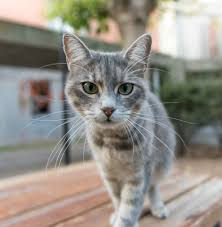
#> input picture Practicas/Practica 2 Transformación de la Imagen/res/gato.jpg, 222 x 227 px
$ jupyter execute 'Practica Transformaciones Básicas de la Imagen 30-05-19.ipynb'   (shell and % lines are left out)   (older library calls are emulated)
#> lines starting #> are read from the running program, lines starting #| are printed output that depends on the picture
# Practica 2. Transformaciones básicas de la imagen y manipulación del Histograma.

El objetivo de esta práctica es entender y aplicar los conceptos de modificación del histograma, su manipulación y las transformaciones básicas de una imagen y entre imágenes.

## Información Importante:

Recuerde que para poder utilizar el repositorio de imágenes dado, debe descargarlo junto a este Notebook.

<br>La carpeta en la cual se encuentran las imágenes se llama "res", si desea cargar una imagen que está contenida en la carpeta, utilice el siguiente comando "res/nombredeimagen.(jpg,tiff,gif,png)" tal como se presenta en el ejemplo a continuación:</br>

[cell 1]
#Importar librerías


import cv2
from matplotlib import pyplot as plt
import numpy as np

[cell 2]
#Imagen importada de la carpeta res, que se encuentra en la MISMA carpeta que el notebook
img = cv2.imread('res/gato.jpg', cv2.IMREAD_COLOR)
#> img is the input picture: shape (227, 222, 3); mean B, G, R 135.7, 144, 148.7
img = cv2.cvtColor(img, cv2.COLOR_BGR2RGB)
plt.imshow(img)

Ahora, obtengamos el histograma de ésta imagen en el espacio de color RGB y, adicionalmente, los histogramas de cada uno de sus tres canales. Nótese que este procedimiento es análogo para cualquier espacio de color cualesquiera sean sus canales.

[cell 3]
#Se realiza el arreglo de 1x2 para mostrar imagen e imagen modificada vs histogramas
fig, arreglo_plots = plt.subplots(1,2, figsize=(10,5))
colors = ('r','g','b')

#Se dan títulos y se muestra el histograma
arreglo_plots[0].set_title('Imagen original')
arreglo_plots[0].imshow(img, cmap="gray")
arreglo_plots[1].set_title('Histograma original')
for i,col in enumerate(colors):
    img_array_i = img[:,:,i].ravel()
    arreglo_plots[1].hist(img_array_i,histtype='step', bins=255,
                            range=(0.0, 255.0),normed=True, color=colors[i])
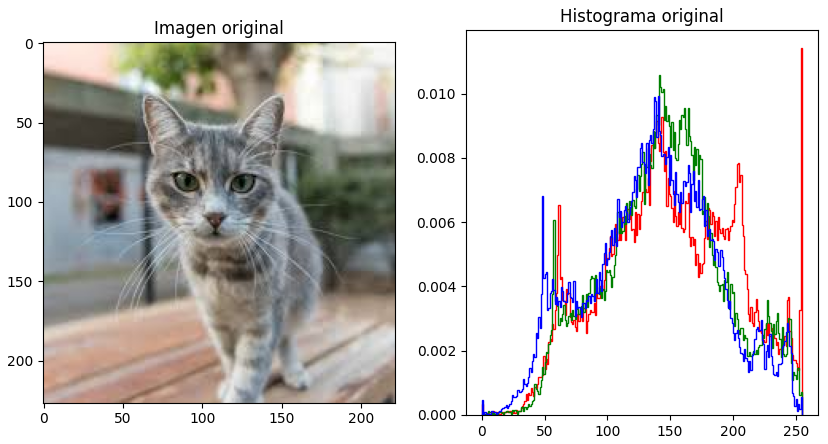
#> figure drawn by matplotlib, 2 panels

[cell 4]
#Descomposición en varios canales del espacio de color RGB y sus respectivos histogramas
img_R = img[:,:,0]
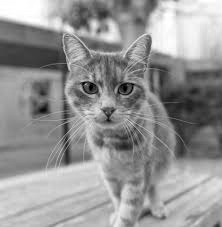
#> img_R: shape (227, 222); min 0, max 255, mean 148.7
img_G = img[:,:,1]
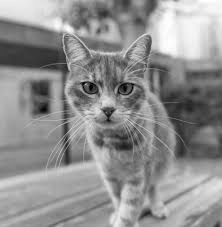
#> img_G: shape (227, 222); min 0, max 255, mean 144
img_B = img[:,:,2]
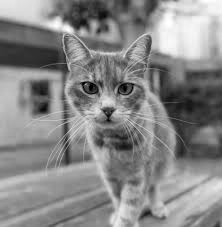
#> img_B: shape (227, 222); min 0, max 255, mean 135.7

fig, arreglo_plots = plt.subplots(3,2, figsize=(10, 10))
colors = ('r','g','b')
#Canal LAB
arreglo_plots[0,0].set_title('Canal R')
arreglo_plots[0,0].imshow(img_R, cmap="gray")
arreglo_plots[0,1].set_title('Histograma Canal R')
img_array_i = img[:,:,0].ravel()
arreglo_plots[0,1].hist(img_array_i,histtype='step', bins=255,
                            range=(0.0, 255.0),normed=True, color=colors[0])

arreglo_plots[1,0].set_title('Canal G')
arreglo_plots[1,0].imshow(img_G, cmap="gray")
arreglo_plots[1,1].set_title('Histograma Canal G')
img_array_i = img[:,:,1].ravel()
arreglo_plots[1,1].hist(img_array_i,histtype='step', bins=255,
                            range=(0.0, 255.0),normed=True, color=colors[1])

arreglo_plots[2,0].set_title('Canal B')
arreglo_plots[2,0].imshow(img_B, cmap="gray")
arreglo_plots[2,1].set_title('Histograma Canal B')
img_array_i = img[:,:,2].ravel()
arreglo_plots[2,1].hist(img_array_i,histtype='step', bins=255,
                            range=(0.0, 255.0),normed=True, color=colors[2]);
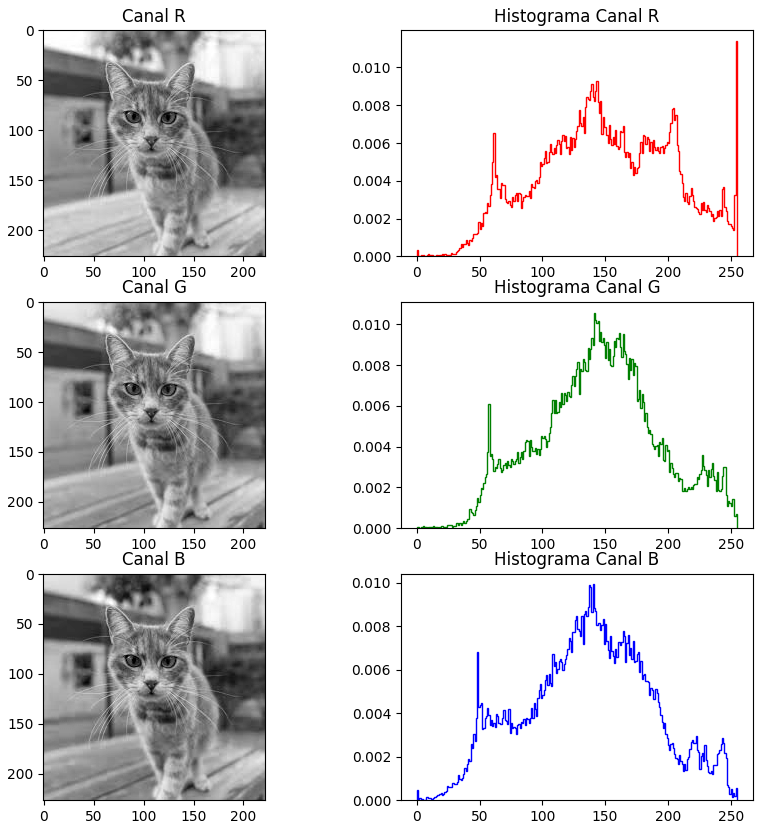
#> figure drawn by matplotlib, 6 panels

$ run again, with Practicas/Practica 2 Transformación de la Imagen/res/cat.jpg copied over Practicas/Practica 2 Transformación de la Imagen/res/gato.jpg
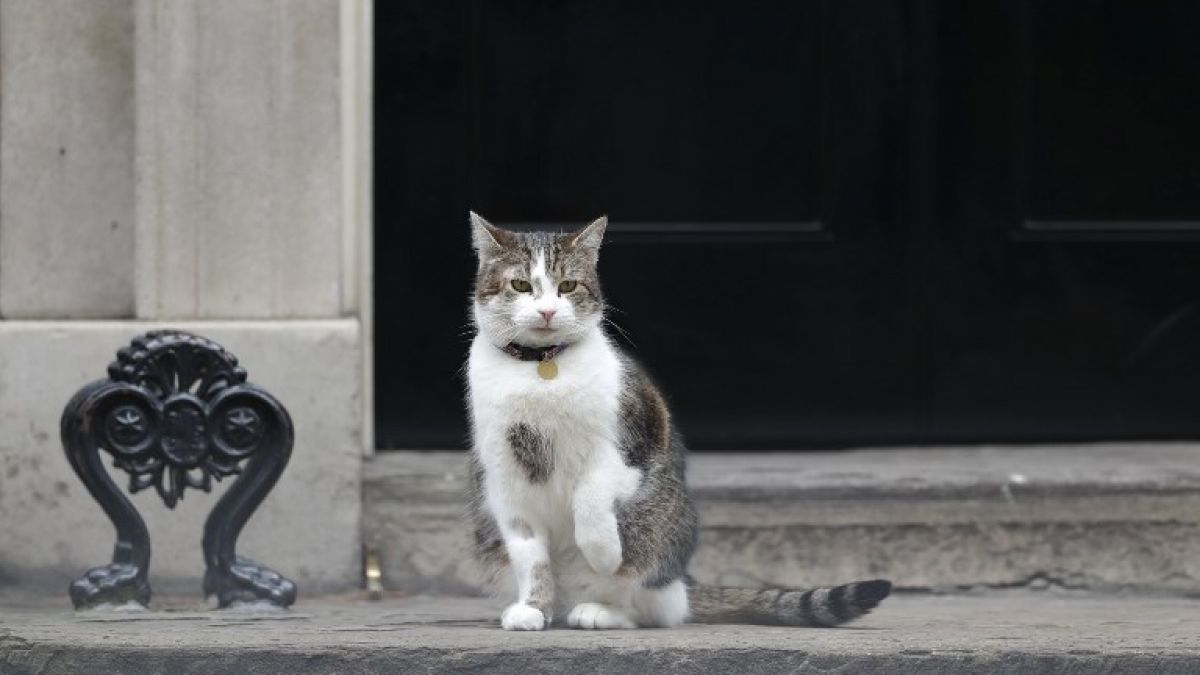
#> input picture Practicas/Practica 2 Transformación de la Imagen/res/cat.jpg, 1200 x 675 px
#> img is the input picture: shape (675, 1200, 3); mean B, G, R 86.4, 86.6, 86.8
#> `[cell 3] #Se realiza el arreglo de 1x2 para mostrar imagen e imagen mo..`:
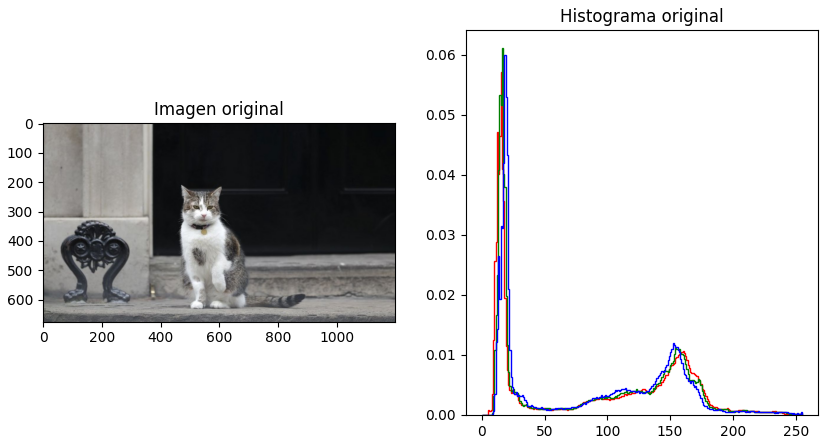
#> figure drawn by matplotlib, 2 panels
